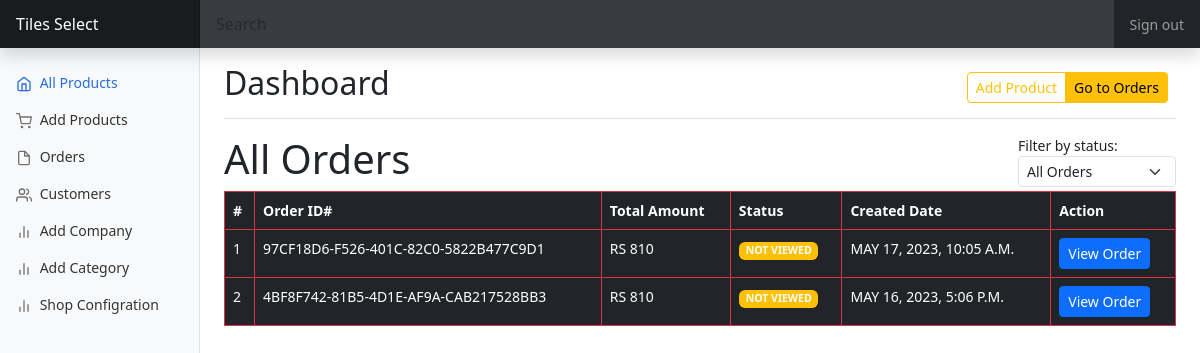
Page /shop-dashboard/all-orders (signed in) on the earlier database version.
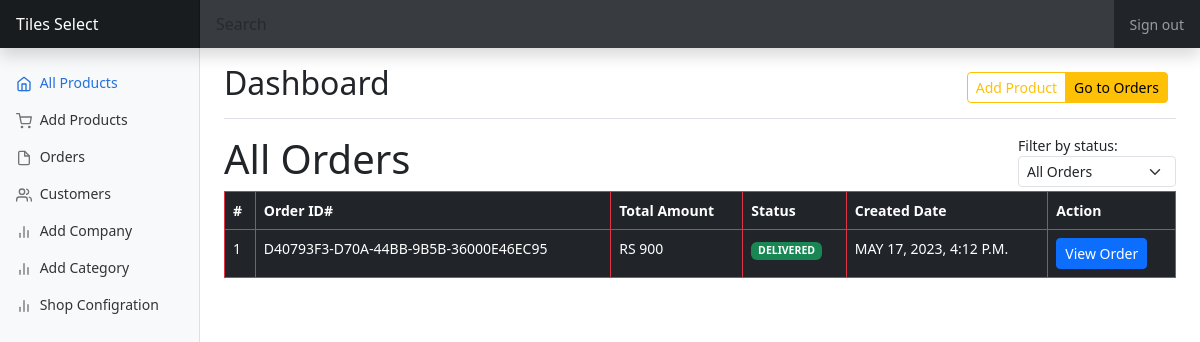
Same page on the later database version.
### core/models.py (models this page shows, shortened)
class User(AbstractUser):
    id = models.UUIDField(primary_key=True,default=uuid.uuid4 , unique=True)
    username = None
    email = models.EmailField(_('email address'), unique=True)
    showroom_owner = models.BooleanField(default=False)
    USERNAME_FIELD = 'email'
    REQUIRED_FIELDS = []
    objects = UserManager()

class Showrooms(User):
    showroom_type = models.CharField( max_length=50,choices=SHOWROOM_TYPES ,default="")
    showroom_name = models.CharField( max_length=50)
    office_phone_number = models.CharField( max_length=50)
    address = models.CharField( max_length=250)
    since = models.CharField( max_length=50)
    link_360 = models.CharField( max_length=250 , blank=True,null=True)
    class Meta:
        verbose_name_plural = 'Showrooms'

class Order(models.Model):
    id = models.UUIDField(primary_key=True,default=uuid.uuid4 , unique=True)
    user = models.ForeignKey(User, on_delete=models.CASCADE)
    showroom = models.ForeignKey(Showrooms, on_delete=models.CASCADE , related_name="showrooms")
    products_list = models.CharField(max_length=250 , blank= True , null = True)
    total_amount = models.CharField(max_length=250 , blank= True , null = True)
    first_name = models.CharField( max_length=50 , blank=True , null=True)
    last_name = models.CharField( max_length=50 ,blank=True , null=True)
    street_address = models.CharField( max_length=200,blank=True , null=True)
    city = models.CharField( max_length=50,blank=True , null=True)
    phone = models.IntegerField(blank=True , null=True)
    email = models.EmailField(max_length=254,blank=True , null=True)
    order_description = models.TextField(blank=True , null=True)
    ordered = models.BooleanField(default=False)
    accepted = models.BooleanField(default=False)
    rejected = models.BooleanField(default=False)
    delivered = models.BooleanField(default=False)
    created_at = models.DateTimeField(auto_now_add=True)
    updated_at = models.DateTimeField(auto_now=True)

### order_management/views.py (the view)
# urls.py: path('shop-dashboard/all-orders', views.all_orders, name="all_orders"),
@cache_control(no_cache=True, must_revalidate=True , no_store=True)
@login_required(login_url='shop_dashboard_signin')
def all_orders(request):
    if request.user.showroom_owner == True:
        showroom = Showrooms.objects.get(id=request.user.id)
        products = Product.objects.filter(showroom = showroom)
        filter_status = request.GET.get('status', 'all')
        if filter_status == 'all':
            orders = Order.objects.all().order_by('-created_at')
        elif filter_status == 'accepted':
            orders = Order.objects.filter(accepted=True).order_by('-created_at')
        elif filter_status == 'rejected':
            orders = Order.objects.filter(rejected=True).order_by('-created_at')
        elif filter_status == 'delivered':
            orders = Order.objects.filter(delivered=True , accepted = True).order_by('-created_at')
        else:
            orders = Order.objects.none()
        context = {
            "showroom": showroom,
            "products": products,
            "orders": orders,
            'filter_status': filter_status,
        }
        return render(request , "shop/dashboard/all_orders.html" , context)
    else:
        return redirect("shop_dashboard_signin")

### templates/shop/dashboard/all_orders.html (shortened to what this page needs)
{% extends 'shop/dashboard/shop_dashboard_base.html' %}
{% block content %}
<div class="d-flex justify-content-between">
    <h1>All Orders</h1>
    <div class="filter ">
        <label >Filter by status:</label>
        <form method="GET">
        <select  id="status-filter" name="status" class="form-select form-select-sm " onchange="this.form.submit()">
            <option value="all" {% if filter_status == 'all' %}selected{% endif %}>All Orders</option>
        </select>
        </form>
    </div>
</div>
<div class="table-responsive">
    <table id="order-table" class="table table-dark table-hover table-lg table-bordered border-danger">
      <thead>
        <tr>
          <th scope="col">#</th>
          <th scope="col">Order ID#</th>
          <th scope="col">Total Amount</th>
          <th scope="col">Status</th>
          <th scope="col">Created Date</th>
          <th scope="col">Action</th>
        </tr>
      </thead>
      <tbody >
        {% for i in orders %}
        <tr>
          <td class="text-uppercase">{{forloop.counter}}</td>
          <td class="text-uppercase">{{i.id}}</td>
          <td class="text-uppercase">Rs {{i.total_amount}}</td>
          <td class="text-uppercase">{% if i.accepted == True and i.delivered == True  %} <span class="badge bg-success text-wrap">Delivered</span> {% elif i.rejected == True %}<span class="badge bg-danger text-wrap"> Rejected </span>{% elif i.accepted == True  %} <span class="badge bg-info text-wrap">Accepted </span>{% else %} <span class="badge bg-warning text-wrap">Not viewed</span> {% endif %}</td>
          <td class="text-uppercase">{{i.created_at}}</td>
          <td>
            <a href="{% url 'invoice_order' i.id %}" class="btn btn-primary btn-sm">View Order</a>
          </td>
        </tr>
        {% endfor %}
      </tbody>
    </table>
  </div>
{% endblock content %}

### templates/shop/dashboard/shop_dashboard_base.html (shortened to what this page needs)
{% load static %}
<!doctype html>
<html lang="en" data-bs-theme="auto">
  <head>
<link href="{% static '../assets/dist/css/bootstrap.min.css' %}" rel="stylesheet">
    <link href="{% static 'dashboard.css' %}" rel="stylesheet">
  </head>
  <body>
<header class="print_not_show navbar navbar-dark sticky-top bg-dark flex-md-nowrap p-0 shadow">
  <a class="navbar-brand col-md-3 col-lg-2 me-0 px-3 fs-6" href="{% url 'shop_dashboard' %}">{{ showroom.showroom_name }}</a>
  <input class="form-control form-control-dark w-100 rounded-0 border-0" type="text" placeholder="Search" aria-label="Search">
  <div class="navbar-nav">
    <div class="nav-item text-nowrap">
      <a class="nav-link px-3" href="{% url 'dashboard_logout' %}">Sign out</a>
    </div>
  </div>
</header>
<div class="container-fluid">
  <div class="row">
    <nav id="sidebarMenu" class="print_not_show col-md-3 col-lg-2 d-md-block bg-body-tertiary sidebar collapse">
      <div class="position-sticky pt-3 sidebar-sticky">
        <ul class="nav flex-column">
          <li class="nav-item">
            <a class="nav-link active" aria-current="page" href="{% url 'shop_dashboard' %}">
              <span data-feather="home" class="align-text-bottom"></span>
              All Products
            </a>
          </li>
          <li class="nav-item">
            <a class="nav-link" href="{% url 'add_product' %}">
              <span data-feather="shopping-cart" class="align-text-bottom"></span>
             Add Products
            </a>
          </li>
          <li class="nav-item">
            <a class="nav-link" href="{% url 'all_orders' %}">
              <span data-feather="file" class="align-text-bottom"></span>
              Orders
            </a>
          </li>
          <li class="nav-item">
            <a class="nav-link" href="#">
              <span data-feather="users" class="align-text-bottom"></span>
              Customers
            </a>
          </li>
          <li class="nav-item">
            <a class="nav-link" href="#">
              <span data-feather="bar-chart-2" class="align-text-bottom"></span>
              Add Company
            </a>
          </li>
          <li class="nav-item">
            <a class="nav-link" href="#">
              <span data-feather="bar-chart-2" class="align-text-bottom"></span>
              Add Category
            </a>
          </li>
          <li class="nav-item">
            <a class="nav-link" href="{% url 'settings' %}">
              <span data-feather="bar-chart-2" class="align-text-bottom"></span>
              Shop Configration
            </a>
          </li>
        </ul>
      </div>
    </nav>
    <main class=" col-md-9 ms-sm-auto col-lg-10 px-md-4">
      <div class="print_not_show d-flex justify-content-between flex-wrap flex-md-nowrap align-items-center pt-3 pb-2 mb-3 border-bottom">
        <h1 class=" h2">Dashboard</h1>
        <div class="btn-toolbar mb-2 mb-md-0">
          <div class="btn-group me-2">
            <a href ="{% url 'add_product' %}" class="btn btn-sm btn-outline-warning">Add Product</a>
            <a href="{% url 'all_orders' %}" class="btn btn-sm btn-warning">Go to Orders</a>
          </div>
        </div>
      </div>
      {% block content %}
      {% endblock content %}
    </main>
  </div>
</div>
  </body>
  {% include 'messages.html' %}
</html>

### templates/messages.html (shortened to what this page needs)
<link rel="stylesheet" href="//cdn.jsdelivr.net/npm/alertifyjs@1.13.1/build/css/alertify.min.css"/>
<link rel="stylesheet" href="//cdn.jsdelivr.net/npm/alertifyjs@1.13.1/build/css/themes/default.min.css"/>

### static/dashboard.css (style rules this page uses)
body { font-size: .875rem; }
.feather { width: 16px; height: 16px; }
.sidebar { position: fixed; top: 0; bottom: 0; left: 0; z-index: 100; padding: 48px 0 0; box-shadow: inset -1px 0 0 rgba(0, 0, 0, .1); }
.sidebar-sticky { height: calc(100vh - 48px); overflow-x: hidden; overflow-y: auto; }
.sidebar .nav-link { font-weight: 500; color: #333; }
.sidebar .nav-link .feather { margin-right: 4px; color: #727272; }
.sidebar .nav-link.active { color: #2470dc; }
.sidebar .nav-link:hover .feather, .sidebar .nav-link.active .feather { color: inherit; }
.navbar-brand { padding-top: .75rem; padding-bottom: .75rem; background-color: rgba(0, 0, 0, .25); box-shadow: inset -1px 0 0 rgba(0, 0, 0, .25); }
.navbar .form-control { padding: .75rem 1rem; }
.form-control-dark { color: #fff; background-color: rgba(255, 255, 255, .1); border-color: rgba(255, 255, 255, .1); }

Differences in the rows shown:
removed Order: id "97CF18D6-F526-401C-82C0-5822B477C9D1", total_amount "810", accepted "NOT VIEWED", created_at "MAY 17, 2023, 10:05 A.M."
removed Order: id "4BF8F742-81B5-4D1E-AF9A-CAB217528BB3", total_amount "810", accepted "NOT VIEWED", created_at "MAY 16, 2023, 5:06 P.M."
added Order: id "D40793F3-D70A-44BB-9B5B-36000E46EC95", total_amount "900", accepted "DELIVERED", created_at "MAY 17, 2023, 4:12 P.M."
